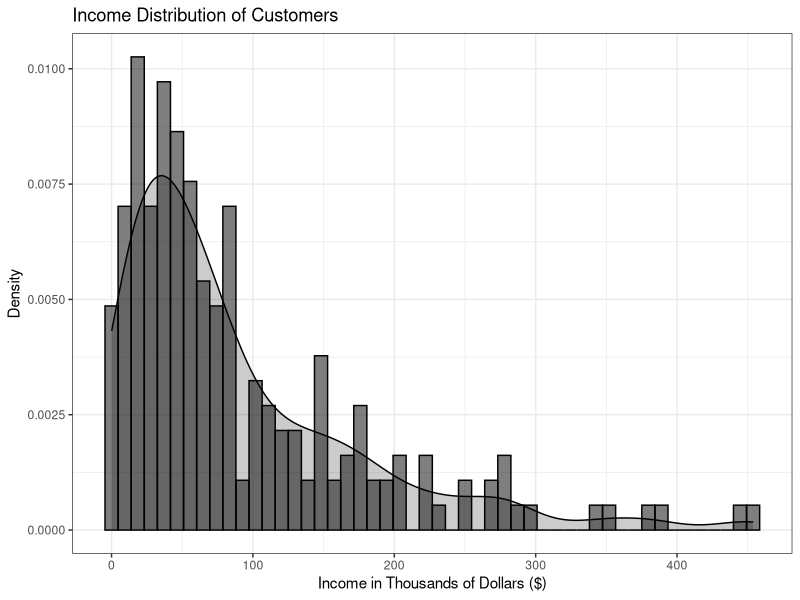
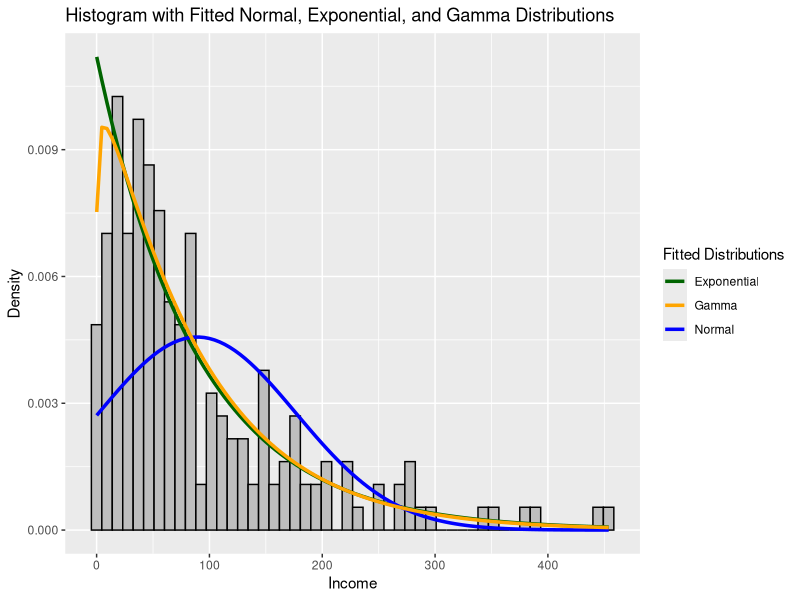
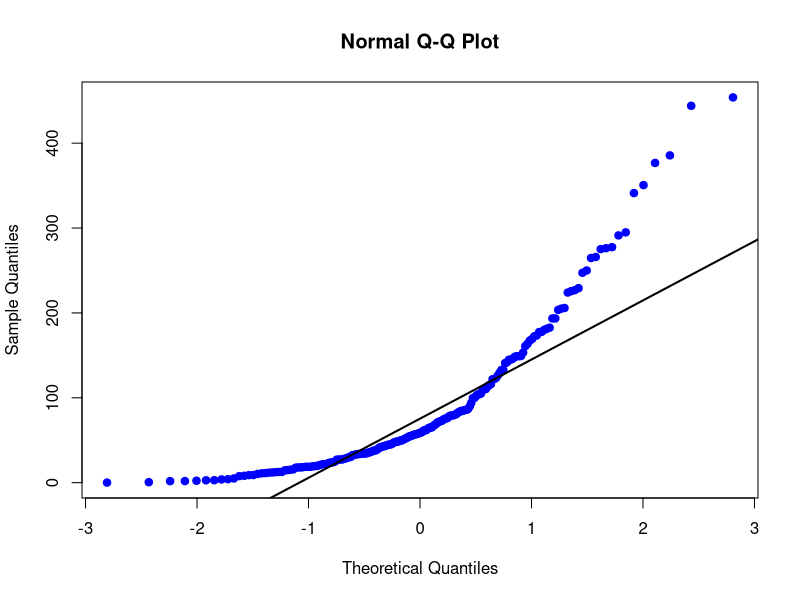
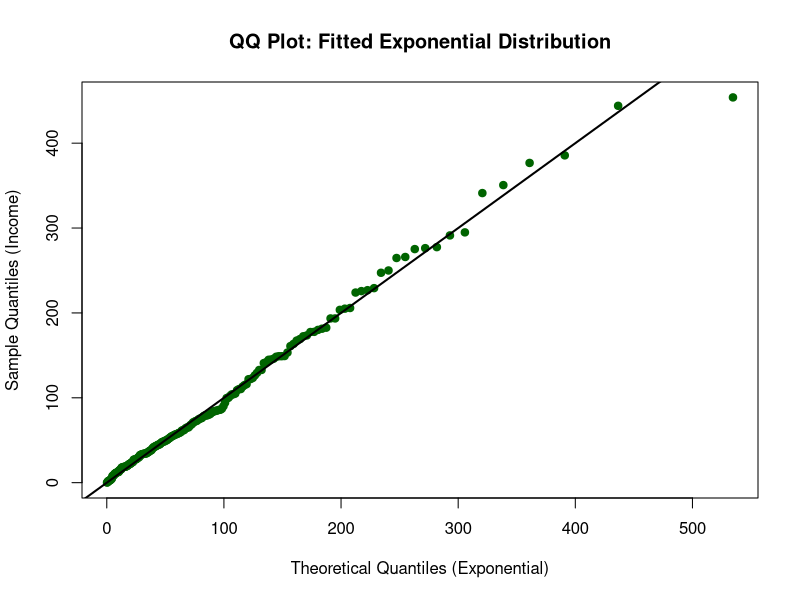
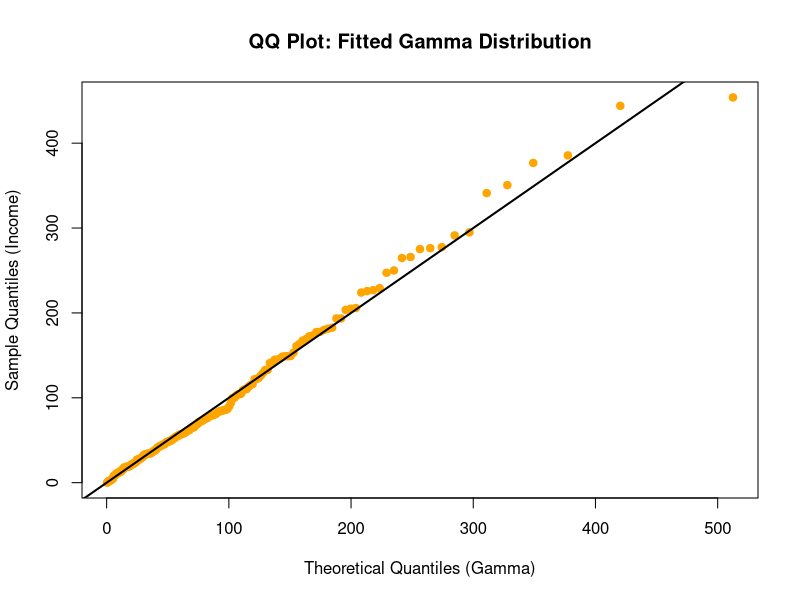
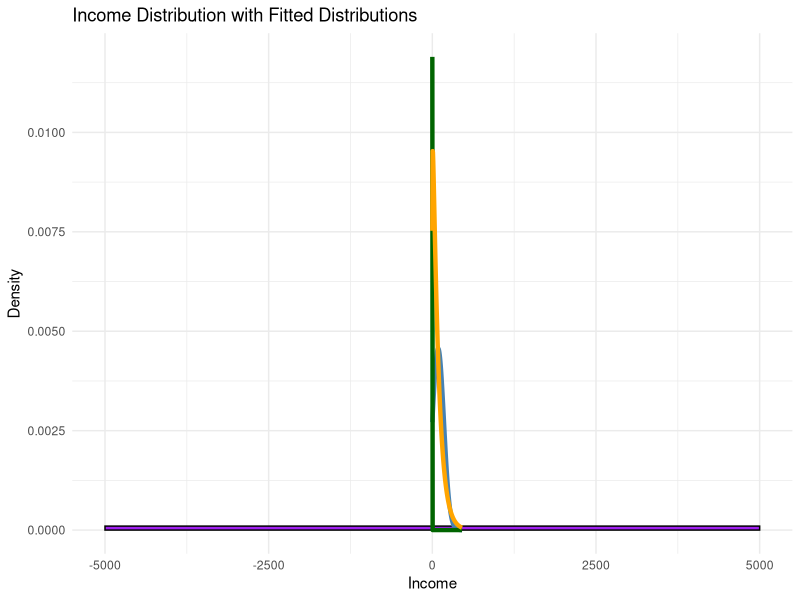
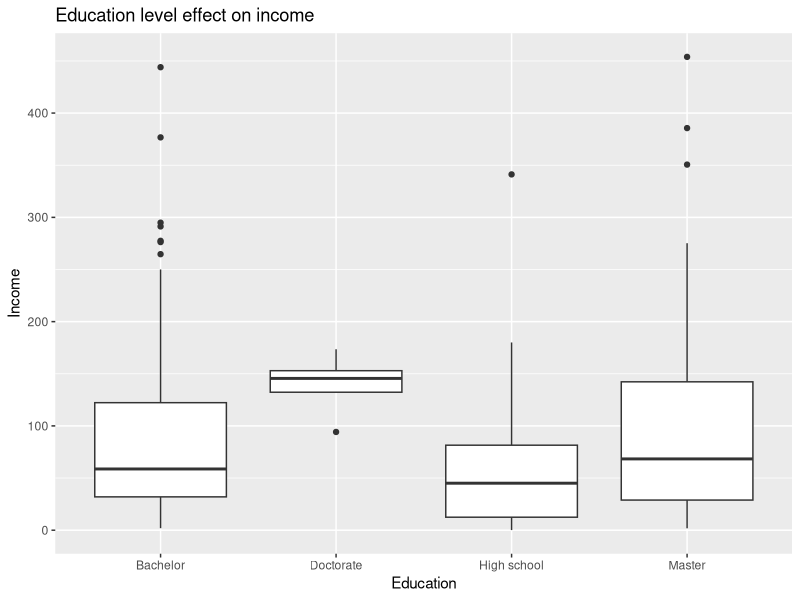
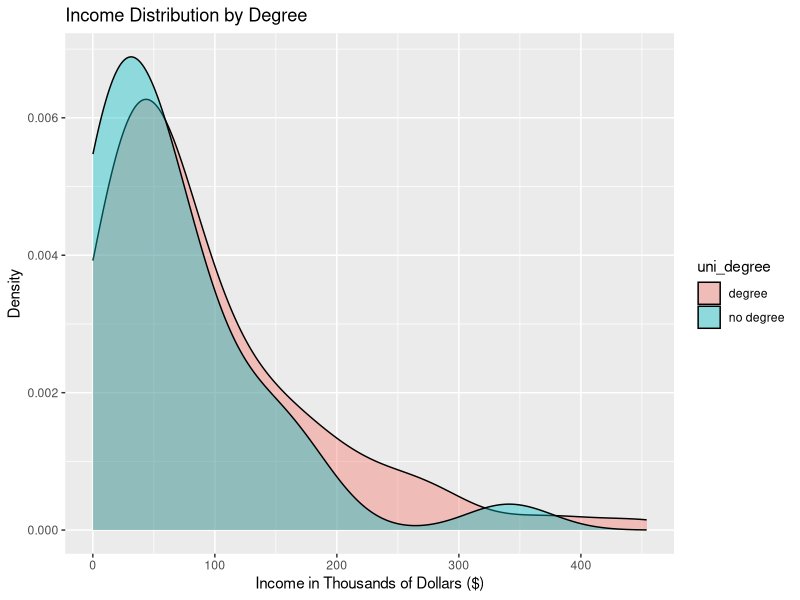

R code for these plots, in order:
## ---- chunk 1
knitr::opts_chunk$set(
  echo = TRUE,
  eval = TRUE, 
  warning = FALSE,
  message = FALSE,
  error = FALSE,
  fig.align = "center")
library(here)
library(tidyverse)
library(knitr)
library(tidyverse)
library(MASS)
library(ggplot2)
library(kableExtra)
library(broom)
set.seed(24205242)
## ---- chunk 2
bankdata <- read_csv(here::here("banksurvey.csv"))
## ---- chunk 3
bankdata %>%
summarise(n = n(), mean = mean(income), median = median(income),
SD = sd(income), IQR = IQR(income)) %>% kable(digits = 1) %>% 
kable_styling(latex_options = "hold_position")
## ---- chunk 4
histogram_dataplot <- function(x, bins = 50, fill = "grey", colour = "black") {
  ggplot(tibble(x = x), aes(x = x, y = after_stat(density))) +
    geom_histogram(bins = bins, colour = colour, fill = colour, alpha = 0.5) +
    geom_density(colour = "black", fill = colour, alpha = 0.2) +
    labs(title = "Income Distribution of Customers", 
         x = "Income in Thousands of Dollars ($)", y = "Density") +
    theme_bw()
}
income_histogram <- histogram_dataplot(bankdata$income)
income_histogram
## ---- chunk 5
normal_fit <- fitdistr(bankdata$income, "normal")
exp_fit <- fitdistr(bankdata$income, "exponential")
gamma_fit <- fitdistr(bankdata$income, "gamma")

ggplot(bankdata, aes(x = income)) +
  geom_histogram(aes(y = ..density..), bins = 50, fill = "grey", color = "black") +
  stat_function(fun = dexp, args = list(rate = exp_fit$estimate[1]), 
                aes(colour = "Exponential"), size = 1.2) +
  stat_function(fun = dnorm, args = list(mean = normal_fit$estimate[1], 
                                         sd = normal_fit$estimate[2]), 
                aes(colour = "Normal"), size = 1.2) +
  stat_function(fun = dgamma, args = list(shape = gamma_fit$estimate[1], 
                                          rate = gamma_fit$estimate[2]), 
                aes(colour = "Gamma"), size = 1.2) +
  labs(title = "Histogram with Fitted Normal, Exponential, and Gamma Distributions", 
       x = "Income", y = "Density", color = "Fitted Distributions") +
  scale_color_manual(values = c("Normal" = "Blue", 
                                "Exponential" = "Darkgreen", 
                                "Gamma" = "Orange"))
## ---- chunk 6
#normal QQ
qqnorm(bankdata$income, col = "blue", pch = 19)
qqline(bankdata$income, color = "black", lwd = 2)

#exponential QQ
qqplot(qexp(ppoints(length(bankdata$income)), rate = exp_fit$estimate[1]), 
       sort(bankdata$income),
       main = "QQ Plot: Fitted Exponential Distribution",
       xlab = "Theoretical Quantiles (Exponential)", 
       ylab = "Sample Quantiles (Income)",
       col = "darkgreen", pch = 19)
abline(0, 1, col = "black", lwd = 2)

#gamma QQ
qqplot(qgamma(ppoints(length(bankdata$income)), 
        shape = gamma_fit$estimate[1], rate = gamma_fit$estimate[2]), 
       sort(bankdata$income),
       main = "QQ Plot: Fitted Gamma Distribution",
       xlab = "Theoretical Quantiles (Gamma)", 
       ylab = "Sample Quantiles (Income)",
       col = "orange", pch = 19)
abline(0, 1, col = "black", lwd = 2)
## ---- chunk 7
# Fit the Normal distribution to the income data
normal_params <- fitdistr(bankdata$income, "normal")

# Fit the Exponential distribution to the income data
expon_params <- fitdistr(bankdata$income, "exponential")

# Fit the Gamma distribution to the income data
gamma_params <- fitdistr(bankdata$income, "gamma")

# Estimate the 80th percentile for Normal, Exponential, and Gamma distributions
normal_80 <- qnorm(0.80, mean = normal_params$estimate['mean'], sd = normal_params$estimate['sd'])
expon_80 <- qexp(0.80, rate = 1 / expon_params$estimate['rate'])
gamma_80 <- qgamma(0.80, shape = gamma_params$estimate['shape'], scale = 1 / gamma_params$estimate['rate'])

# Print the 80th percentile estimates
normal_80
expon_80
gamma_80

## ---- chunk 8
# Estimate the 80th percentile using the sample quantile (non-parametric)
sample_80 <- quantile(bankdata$income, 0.80, type = 7)

# Print the non-parametric sample 80th percentile
sample_80

## ---- chunk 9
# Confidence Intervals for Normal distribution
normal_ci <- c(qnorm(0.80 - 0.025, mean = normal_params$estimate['mean'], sd = normal_params$estimate['sd']),
               qnorm(0.80 + 0.025, mean = normal_params$estimate['mean'], sd = normal_params$estimate['sd']))

# Confidence Intervals for Exponential distribution
expon_ci <- c(qexp(0.80 - 0.025, rate = 1 / expon_params$estimate['rate']),
              qexp(0.80 + 0.025, rate = 1 / expon_params$estimate['rate']))

# Confidence Intervals for Gamma distribution
gamma_ci <- c(qgamma(0.80 - 0.025, shape = gamma_params$estimate['shape'], scale = 1 / gamma_params$estimate['rate']),
              qgamma(0.80 + 0.025, shape = gamma_params$estimate['shape'], scale = 1 / gamma_params$estimate['rate']))

# Bootstrap confidence interval for the sample quantile
set.seed(123)
boot_samples <- replicate(1000, quantile(sample(bankdata$income, replace = TRUE), 0.80))
sample_ci <- quantile(boot_samples, c(0.025, 0.975))

# Print confidence intervals
normal_ci
expon_ci
gamma_ci
sample_ci

## ---- chunk 10
# Plot the income distribution with fitted Normal, Exponential, and Gamma distributions
ggplot(bankdata, aes(x = income)) +
  geom_histogram(aes(y = ..density..), binwidth = 10000, fill = "purple", color = "black") +
  stat_function(fun = dnorm, args = list(mean = normal_params$estimate['mean'], sd = normal_params$estimate['sd']),
                color = "steelblue", lwd = 1.5) +
  stat_function(fun = dexp, args = list(rate = 1 / expon_params$estimate['rate']),
                color = "darkgreen", lwd = 1.5) +
  stat_function(fun = dgamma, args = list(shape = gamma_params$estimate['shape'], scale = 1 / gamma_params$estimate['rate']),
                color = "orange", lwd = 1.5) +
  labs(title = "Income Distribution with Fitted Distributions", x = "Income", y = "Density") +
  theme_minimal()

## ---- chunk 11
ggplot(bankdata, aes(x = education, y = income)) +
  geom_boxplot() +
  labs(title = "Education level effect on income", x = "Education", y = "Income")
## ---- chunk 12
bankdata_unidegree <- bankdata %>% 
  mutate(uni_degree = if_else(education %in% c("Bachelor", "Master", "Doctorate"), 
                              "degree",
                              "no degree"))

densityplot_unidegree <- ggplot(
  data=bankdata_unidegree, aes(x=income, group=uni_degree, fill=uni_degree)) +
    geom_density(adjust=1.5, alpha = 0.4) +
    labs(title = "Income Distribution by Degree",  # Title
         x = "Income in Thousands of Dollars ($)",
         y = "Density")
densityplot_unidegree

## ---- chunk 13
#uni group and nonuni groups
degree <- bankdata %>% filter(education %in% c("Bachelor", "Master", "Doctorate"))
no_degree <- bankdata %>% filter(education == "High school")

#mean of the groups
mean_income_with_degree <- bankdata_unidegree %>% 
  filter(uni_degree == "degree") %>% 
  summarise(mean_income = mean(income))

mean_income_without_degree <- bankdata_unidegree %>%
  filter(uni_degree == "no degree") %>%
  summarise(mean_income = mean(income))

#SD of the groups
sd_degree <- sd(degree$income)
sd_no_degree <- sd(no_degree$income)

# Sample sizes of the groups
sample_degree <- nrow(degree)
sample_no_degree <- nrow(no_degree)

#difference of the means
mean_diff <- mean_income_with_degree - mean_income_without_degree

#standard error of the difference of the means
SE <- sqrt((sd_degree^2 / sample_degree) + (sd_no_degree^2 / sample_no_degree))

#confidence intervals
CI_upper <- mean_diff + qnorm(0.975) * SE
CI_lower <- mean_diff + qnorm(0.025) * SE

kable(tibble(mean_difference = mean_diff, CI_lower = CI_lower, CI_upper = CI_upper))
## ---- chunk 14
#uni group and nonuni groups
degree <- bankdata |>filter(education %in% c("Bachelor", "Master", "Doctorate"))
no_degree <- bankdata |> filter(education == "High school")

alpha <- 1
beta <- 1
## ---- chunk 15
# Posterior parameters for no_degree group
alpha_no_degree <- alpha + nrow(no_degree) 
beta_no_degree <- beta + sum(no_degree$income)  

# Posterior parameters for degree group
alpha_degree <- alpha + nrow(degree)  
beta_degree <- beta + sum(degree$income) 

# Calculate the 95% credible intervals
ci_lambda_no_degree <- qgamma(c(0.025, 0.975), shape = alpha_no_degree, rate = beta_no_degree)
ci_lambda_degree <- qgamma(c(0.025, 0.975), shape = alpha_degree, rate = beta_degree)
## ---- chunk 16
#set the samples
samples <- 10000

# simulate 10,000 values for the no degree group
lambda_no_degree <- rgamma(samples,
                           shape = alpha_no_degree,
                           rate = beta_no_degree)

# simuate 10,000 values for the degree group
lambda_degree <- rgamma(samples,
                           shape = alpha_degree,
                           rate = beta_degree)
## ---- chunk 17
#calculate 80th percentiles for no degree group and degree group
percentile_no_degree <- -log(1 - 0.80) / lambda_no_degree
percentile_degree <- -log(1 - 0.80) / lambda_degree

#calculate difference of the percentiles between the groups
diff_percentiles <- percentile_degree - percentile_no_degree
## ---- chunk 18
#Calculate the 95% credible interval
diff_ci <- quantile(diff_percentiles, c(0.025, 0.975))
